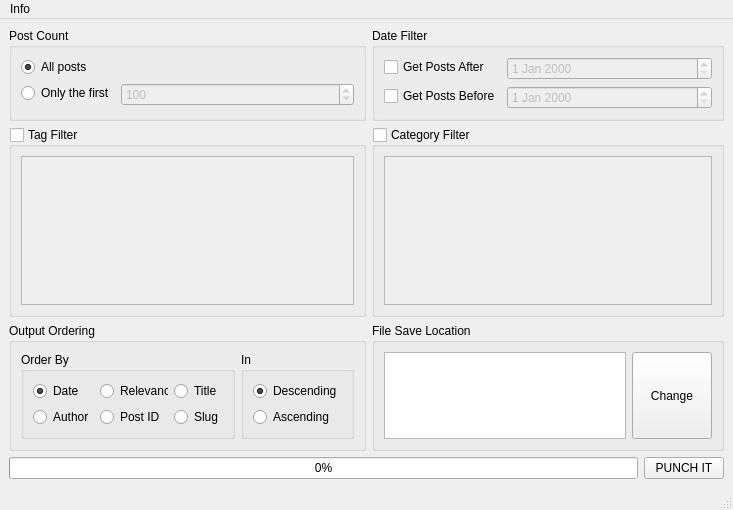
<?xml version="1.0" encoding="UTF-8"?>
<ui version="4.0">
 <class>PostDownloader</class>
 <widget class="QMainWindow" name="PostDownloader">
  <property name="geometry">
   <rect>
    <x>0</x>
    <y>0</y>
    <width>733</width>
    <height>510</height>
   </rect>
  </property>
  <property name="windowTitle">
   <string>PostDownloader</string>
  </property>
  <widget class="QWidget" name="centralwidget">
   <property name="minimumSize">
    <size>
     <width>731</width>
     <height>0</height>
    </size>
   </property>
   <layout class="QVBoxLayout" name="verticalLayout_2">
    <item>
     <layout class="QGridLayout" name="optionsGrid">
      <item row="5" column="0">
       <widget class="QGroupBox" name="orderingGroup">
        <property name="sizePolicy">
         <sizepolicy hsizetype="Preferred" vsizetype="Fixed">
          <horstretch>0</horstretch>
          <verstretch>0</verstretch>
         </sizepolicy>
        </property>
        <property name="title">
         <string>Output Ordering</string>
        </property>
        <layout class="QHBoxLayout" name="horizontalLayout">
         <item>
          <widget class="QGroupBox" name="orderByGroup">
           <property name="sizePolicy">
            <sizepolicy hsizetype="Minimum" vsizetype="Preferred">
             <horstretch>0</horstretch>
             <verstretch>0</verstretch>
            </sizepolicy>
           </property>
           <property name="minimumSize">
            <size>
             <width>204</width>
             <height>73</height>
            </size>
           </property>
           <property name="title">
            <string>Order By</string>
           </property>
           <layout class="QGridLayout" name="gridLayout_3">
            <item row="0" column="0">
             <widget class="QRadioButton" name="orderDateRB">
              <property name="sizePolicy">
               <sizepolicy hsizetype="Fixed" vsizetype="Fixed">
                <horstretch>0</horstretch>
                <verstretch>0</verstretch>
               </sizepolicy>
              </property>
              <property name="text">
               <string>Date</string>
              </property>
              <property name="checked">
               <bool>true</bool>
              </property>
             </widget>
            </item>
            <item row="0" column="3">
             <widget class="QRadioButton" name="orderRelRB">
              <property name="sizePolicy">
               <sizepolicy hsizetype="Fixed" vsizetype="Fixed">
                <horstretch>0</horstretch>
                <verstretch>0</verstretch>
               </sizepolicy>
              </property>
              <property name="text">
               <string>Relevance</string>
              </property>
             </widget>
            </item>
            <item row="0" column="4">
             <widget class="QRadioButton" name="orderTitleRB">
              <property name="sizePolicy">
               <sizepolicy hsizetype="Minimum" vsizetype="Fixed">
                <horstretch>0</horstretch>
                <verstretch>0</verstretch>
               </sizepolicy>
              </property>
              <property name="text">
               <string>Title</string>
              </property>
             </widget>
            </item>
            <item row="1" column="0">
             <widget class="QRadioButton" name="orderAuthorRB">
              <property name="sizePolicy">
               <sizepolicy hsizetype="Fixed" vsizetype="Fixed">
                <horstretch>0</horstretch>
                <verstretch>0</verstretch>
               </sizepolicy>
              </property>
              <property name="text">
               <string>Author</string>
              </property>
             </widget>
            </item>
            <item row="1" column="3">
             <widget class="QRadioButton" name="orderIdRB">
              <property name="sizePolicy">
               <sizepolicy hsizetype="Fixed" vsizetype="Fixed">
                <horstretch>0</horstretch>
                <verstretch>0</verstretch>
               </sizepolicy>
              </property>
              <property name="text">
               <string>Post ID</string>
              </property>
             </widget>
            </item>
            <item row="1" column="4">
             <widget class="QRadioButton" name="orderSlugRB">
              <property name="sizePolicy">
               <sizepolicy hsizetype="Fixed" vsizetype="Fixed">
                <horstretch>0</horstretch>
                <verstretch>0</verstretch>
               </sizepolicy>
              </property>
              <property name="text">
               <string>Slug</string>
              </property>
             </widget>
            </item>
           </layout>
          </widget>
         </item>
         <item>
          <widget class="QGroupBox" name="orderInGroup">
           <property name="title">
            <string>In</string>
           </property>
           <layout class="QVBoxLayout" name="verticalLayout_8">
            <item>
             <widget class="QRadioButton" name="descendingRB">
              <property name="enabled">
               <bool>true</bool>
              </property>
              <property name="sizePolicy">
               <sizepolicy hsizetype="Fixed" vsizetype="Fixed">
                <horstretch>0</horstretch>
                <verstretch>0</verstretch>
               </sizepolicy>
              </property>
              <property name="text">
               <string>Descending</string>
              </property>
              <property name="checked">
               <bool>true</bool>
              </property>
             </widget>
            </item>
            <item>
             <widget class="QRadioButton" name="ascendingRB">
              <property name="sizePolicy">
               <sizepolicy hsizetype="Fixed" vsizetype="Fixed">
                <horstretch>0</horstretch>
                <verstretch>0</verstretch>
               </sizepolicy>
              </property>
              <property name="text">
               <string>Ascending</string>
              </property>
              <property name="checked">
               <bool>false</bool>
              </property>
              <property name="autoExclusive">
               <bool>true</bool>
              </property>
             </widget>
            </item>
           </layout>
          </widget>
         </item>
        </layout>
       </widget>
      </item>
      <item row="3" column="1" rowspan="2">
       <widget class="QGroupBox" name="catFilterGroup">
        <property name="title">
         <string>Category Filter</string>
        </property>
        <property name="checkable">
         <bool>true</bool>
        </property>
        <property name="checked">
         <bool>false</bool>
        </property>
        <layout class="QVBoxLayout" name="verticalLayout_4">
         <item>
          <widget class="QPlainTextEdit" name="catTextEdit">
           <property name="sizePolicy">
            <sizepolicy hsizetype="Expanding" vsizetype="Expanding">
             <horstretch>0</horstretch>
             <verstretch>0</verstretch>
            </sizepolicy>
           </property>
          </widget>
         </item>
        </layout>
       </widget>
      </item>
      <item row="5" column="1">
       <widget class="QGroupBox" name="saveLocGroup">
        <property name="sizePolicy">
         <sizepolicy hsizetype="Preferred" vsizetype="Minimum">
          <horstretch>0</horstretch>
          <verstretch>0</verstretch>
         </sizepolicy>
        </property>
        <property name="title">
         <string>File Save Location</string>
        </property>
        <layout class="QGridLayout" name="gridLayout">
         <item row="0" column="1">
          <widget class="QPushButton" name="pathEditButton">
           <property name="sizePolicy">
            <sizepolicy hsizetype="Minimum" vsizetype="Minimum">
             <horstretch>0</horstretch>
             <verstretch>0</verstretch>
            </sizepolicy>
           </property>
           <property name="text">
            <string>Change</string>
           </property>
          </widget>
         </item>
         <item row="0" column="0">
          <widget class="QTextBrowser" name="pathTextEdit">
           <property name="sizePolicy">
            <sizepolicy hsizetype="Expanding" vsizetype="Ignored">
             <horstretch>0</horstretch>
             <verstretch>0</verstretch>
            </sizepolicy>
           </property>
          </widget>
         </item>
        </layout>
       </widget>
      </item>
      <item row="3" column="0" rowspan="2">
       <widget class="QGroupBox" name="tagFilterGroup">
        <property name="sizePolicy">
         <sizepolicy hsizetype="Preferred" vsizetype="Expanding">
          <horstretch>0</horstretch>
          <verstretch>0</verstretch>
         </sizepolicy>
        </property>
        <property name="title">
         <string>Tag Filter</string>
        </property>
        <property name="checkable">
         <bool>true</bool>
        </property>
        <property name="checked">
         <bool>false</bool>
        </property>
        <layout class="QVBoxLayout" name="verticalLayout_5">
         <item>
          <widget class="QPlainTextEdit" name="tagTextEdit">
           <property name="sizePolicy">
            <sizepolicy hsizetype="Expanding" vsizetype="Expanding">
             <horstretch>0</horstretch>
             <verstretch>0</verstretch>
            </sizepolicy>
           </property>
          </widget>
         </item>
        </layout>
       </widget>
      </item>
      <item row="0" column="0" rowspan="3">
       <widget class="QGroupBox" name="postCountGroup">
        <property name="sizePolicy">
         <sizepolicy hsizetype="Expanding" vsizetype="Preferred">
          <horstretch>0</horstretch>
          <verstretch>0</verstretch>
         </sizepolicy>
        </property>
        <property name="title">
         <string>Post Count</string>
        </property>
        <layout class="QFormLayout" name="formLayout">
         <item row="1" column="0">
          <widget class="QRadioButton" name="onlyRB">
           <property name="text">
            <string>Only the first</string>
           </property>
           <property name="checked">
            <bool>false</bool>
           </property>
          </widget>
         </item>
         <item row="1" column="1">
          <widget class="QSpinBox" name="postCount">
           <property name="enabled">
            <bool>false</bool>
           </property>
           <property name="maximum">
            <number>2147483647</number>
           </property>
           <property name="value">
            <number>100</number>
           </property>
          </widget>
         </item>
         <item row="0" column="0">
          <widget class="QRadioButton" name="allRB">
           <property name="text">
            <string>All posts</string>
           </property>
           <property name="checked">
            <bool>true</bool>
           </property>
          </widget>
         </item>
        </layout>
       </widget>
      </item>
      <item row="0" column="1" rowspan="3">
       <widget class="QGroupBox" name="dateFilterGroup">
        <property name="sizePolicy">
         <sizepolicy hsizetype="Expanding" vsizetype="Preferred">
          <horstretch>0</horstretch>
          <verstretch>0</verstretch>
         </sizepolicy>
        </property>
        <property name="title">
         <string>Date Filter</string>
        </property>
        <layout class="QFormLayout" name="formLayout_2">
         <item row="0" column="0">
          <widget class="QCheckBox" name="postsAfterCheckBox">
           <property name="text">
            <string>Get Posts After</string>
           </property>
          </widget>
         </item>
         <item row="0" column="1">
          <widget class="QDateEdit" name="afterDateEdit">
           <property name="enabled">
            <bool>false</bool>
           </property>
          </widget>
         </item>
         <item row="1" column="0">
          <widget class="QCheckBox" name="postsBeforeCheckBox">
           <property name="text">
            <string>Get Posts Before</string>
           </property>
          </widget>
         </item>
         <item row="1" column="1">
          <widget class="QDateEdit" name="beforeDateEdit">
           <property name="enabled">
            <bool>false</bool>
           </property>
          </widget>
         </item>
        </layout>
       </widget>
      </item>
     </layout>
    </item>
    <item>
     <layout class="QGridLayout" name="execGroup">
      <property name="sizeConstraint">
       <enum>QLayout::SetFixedSize</enum>
      </property>
      <item row="0" column="0">
       <widget class="QProgressBar" name="progressBar">
        <property name="sizePolicy">
         <sizepolicy hsizetype="Expanding" vsizetype="Minimum">
          <horstretch>0</horstretch>
          <verstretch>0</verstretch>
         </sizepolicy>
        </property>
        <property name="value">
         <number>0</number>
        </property>
       </widget>
      </item>
      <item row="0" column="1">
       <widget class="QPushButton" name="execButton">
        <property name="sizePolicy">
         <sizepolicy hsizetype="Minimum" vsizetype="Minimum">
          <horstretch>0</horstretch>
          <verstretch>0</verstretch>
         </sizepolicy>
        </property>
        <property name="minimumSize">
         <size>
          <width>0</width>
          <height>0</height>
         </size>
        </property>
        <property name="text">
         <string>PUNCH IT</string>
        </property>
       </widget>
      </item>
     </layout>
    </item>
   </layout>
  </widget>
  <widget class="QStatusBar" name="statusBar"/>
  <widget class="QMenuBar" name="menuBar">
   <property name="geometry">
    <rect>
     <x>0</x>
     <y>0</y>
     <width>733</width>
     <height>21</height>
    </rect>
   </property>
   <widget class="QMenu" name="menuAbout">
    <property name="title">
     <string>Info</string>
    </property>
    <addaction name="actionAbout"/>
    <addaction name="actionHelp"/>
   </widget>
   <addaction name="menuAbout"/>
  </widget>
  <action name="actionAbout">
   <property name="text">
    <string>Github Repo</string>
   </property>
  </action>
  <action name="actionHelp">
   <property name="text">
    <string>Help</string>
   </property>
  </action>
 </widget>
 <tabstops>
  <tabstop>allRB</tabstop>
  <tabstop>onlyRB</tabstop>
  <tabstop>postCount</tabstop>
  <tabstop>postsAfterCheckBox</tabstop>
  <tabstop>afterDateEdit</tabstop>
  <tabstop>postsBeforeCheckBox</tabstop>
  <tabstop>beforeDateEdit</tabstop>
  <tabstop>orderDateRB</tabstop>
  <tabstop>orderRelRB</tabstop>
  <tabstop>orderTitleRB</tabstop>
  <tabstop>orderAuthorRB</tabstop>
  <tabstop>orderIdRB</tabstop>
  <tabstop>orderSlugRB</tabstop>
  <tabstop>catFilterGroup</tabstop>
  <tabstop>catTextEdit</tabstop>
  <tabstop>tagTextEdit</tabstop>
  <tabstop>pathTextEdit</tabstop>
  <tabstop>pathEditButton</tabstop>
 </tabstops>
 <resources/>
 <connections>
  <connection>
   <sender>onlyRB</sender>
   <signal>toggled(bool)</signal>
   <receiver>postCount</receiver>
   <slot>setEnabled(bool)</slot>
   <hints>
    <hint type="sourcelabel">
     <x>70</x>
     <y>86</y>
    </hint>
    <hint type="destinationlabel">
     <x>144</x>
     <y>85</y>
    </hint>
   </hints>
  </connection>
  <connection>
   <sender>postsAfterCheckBox</sender>
   <signal>toggled(bool)</signal>
   <receiver>afterDateEdit</receiver>
   <slot>setEnabled(bool)</slot>
   <hints>
    <hint type="sourcelabel">
     <x>455</x>
     <y>63</y>
    </hint>
    <hint type="destinationlabel">
     <x>525</x>
     <y>64</y>
    </hint>
   </hints>
  </connection>
  <connection>
   <sender>postsBeforeCheckBox</sender>
   <signal>toggled(bool)</signal>
   <receiver>beforeDateEdit</receiver>
   <slot>setEnabled(bool)</slot>
   <hints>
    <hint type="sourcelabel">
     <x>449</x>
     <y>88</y>
    </hint>
    <hint type="destinationlabel">
     <x>525</x>
     <y>88</y>
    </hint>
   </hints>
  </connection>
  <connection>
   <sender>catFilterGroup</sender>
   <signal>toggled(bool)</signal>
   <receiver>PostDownloader</receiver>
   <slot>setCatFilter()</slot>
   <hints>
    <hint type="sourcelabel">
     <x>446</x>
     <y>152</y>
    </hint>
    <hint type="destinationlabel">
     <x>458</x>
     <y>0</y>
    </hint>
   </hints>
  </connection>
  <connection>
   <sender>tagFilterGroup</sender>
   <signal>toggled(bool)</signal>
   <receiver>PostDownloader</receiver>
   <slot>setTagFilter()</slot>
   <hints>
    <hint type="sourcelabel">
     <x>64</x>
     <y>150</y>
    </hint>
    <hint type="destinationlabel">
     <x>421</x>
     <y>0</y>
    </hint>
   </hints>
  </connection>
  <connection>
   <sender>orderDateRB</sender>
   <signal>clicked()</signal>
   <receiver>PostDownloader</receiver>
   <slot>setOutputOrder()</slot>
   <hints>
    <hint type="sourcelabel">
     <x>64</x>
     <y>405</y>
    </hint>
    <hint type="destinationlabel">
     <x>76</x>
     <y>0</y>
    </hint>
   </hints>
  </connection>
  <connection>
   <sender>orderRelRB</sender>
   <signal>clicked()</signal>
   <receiver>PostDownloader</receiver>
   <slot>setOutputOrder()</slot>
   <hints>
    <hint type="sourcelabel">
     <x>133</x>
     <y>405</y>
    </hint>
    <hint type="destinationlabel">
     <x>162</x>
     <y>0</y>
    </hint>
   </hints>
  </connection>
  <connection>
   <sender>orderTitleRB</sender>
   <signal>clicked()</signal>
   <receiver>PostDownloader</receiver>
   <slot>setOutputOrder()</slot>
   <hints>
    <hint type="sourcelabel">
     <x>193</x>
     <y>405</y>
    </hint>
    <hint type="destinationlabel">
     <x>201</x>
     <y>0</y>
    </hint>
   </hints>
  </connection>
  <connection>
   <sender>orderSlugRB</sender>
   <signal>clicked()</signal>
   <receiver>PostDownloader</receiver>
   <slot>setOutputOrder()</slot>
   <hints>
    <hint type="sourcelabel">
     <x>177</x>
     <y>428</y>
    </hint>
    <hint type="destinationlabel">
     <x>183</x>
     <y>0</y>
    </hint>
   </hints>
  </connection>
  <connection>
   <sender>orderIdRB</sender>
   <signal>clicked()</signal>
   <receiver>PostDownloader</receiver>
   <slot>setOutputOrder()</slot>
   <hints>
    <hint type="sourcelabel">
     <x>145</x>
     <y>428</y>
    </hint>
    <hint type="destinationlabel">
     <x>130</x>
     <y>0</y>
    </hint>
   </hints>
  </connection>
  <connection>
   <sender>orderAuthorRB</sender>
   <signal>clicked()</signal>
   <receiver>PostDownloader</receiver>
   <slot>setOutputOrder()</slot>
   <hints>
    <hint type="sourcelabel">
     <x>46</x>
     <y>428</y>
    </hint>
    <hint type="destinationlabel">
     <x>264</x>
     <y>0</y>
    </hint>
   </hints>
  </connection>
  <connection>
   <sender>ascendingRB</sender>
   <signal>clicked()</signal>
   <receiver>PostDownloader</receiver>
   <slot>setOutputOrder()</slot>
   <hints>
    <hint type="sourcelabel">
     <x>288</x>
     <y>428</y>
    </hint>
    <hint type="destinationlabel">
     <x>317</x>
     <y>0</y>
    </hint>
   </hints>
  </connection>
  <connection>
   <sender>descendingRB</sender>
   <signal>clicked()</signal>
   <receiver>PostDownloader</receiver>
   <slot>setOutputOrder()</slot>
   <hints>
    <hint type="sourcelabel">
     <x>284</x>
     <y>405</y>
    </hint>
    <hint type="destinationlabel">
     <x>308</x>
     <y>0</y>
    </hint>
   </hints>
  </connection>
  <connection>
   <sender>onlyRB</sender>
   <signal>toggled(bool)</signal>
   <receiver>PostDownloader</receiver>
   <slot>setPostLimit()</slot>
   <hints>
    <hint type="sourcelabel">
     <x>62</x>
     <y>85</y>
    </hint>
    <hint type="destinationlabel">
     <x>484</x>
     <y>0</y>
    </hint>
   </hints>
  </connection>
  <connection>
   <sender>postCount</sender>
   <signal>editingFinished()</signal>
   <receiver>PostDownloader</receiver>
   <slot>updatePostCount()</slot>
   <hints>
    <hint type="sourcelabel">
     <x>246</x>
     <y>81</y>
    </hint>
    <hint type="destinationlabel">
     <x>461</x>
     <y>0</y>
    </hint>
   </hints>
  </connection>
  <connection>
   <sender>catTextEdit</sender>
   <signal>textChanged()</signal>
   <receiver>PostDownloader</receiver>
   <slot>updateCatFilter()</slot>
   <hints>
    <hint type="sourcelabel">
     <x>587</x>
     <y>181</y>
    </hint>
    <hint type="destinationlabel">
     <x>730</x>
     <y>204</y>
    </hint>
   </hints>
  </connection>
  <connection>
   <sender>tagTextEdit</sender>
   <signal>textChanged()</signal>
   <receiver>PostDownloader</receiver>
   <slot>updateTagFilter()</slot>
   <hints>
    <hint type="sourcelabel">
     <x>206</x>
     <y>177</y>
    </hint>
    <hint type="destinationlabel">
     <x>0</x>
     <y>174</y>
    </hint>
   </hints>
  </connection>
  <connection>
   <sender>pathEditButton</sender>
   <signal>clicked()</signal>
   <receiver>PostDownloader</receiver>
   <slot>setOutputPath()</slot>
   <hints>
    <hint type="sourcelabel">
     <x>690</x>
     <y>401</y>
    </hint>
    <hint type="destinationlabel">
     <x>730</x>
     <y>397</y>
    </hint>
   </hints>
  </connection>
  <connection>
   <sender>execButton</sender>
   <signal>clicked()</signal>
   <receiver>PostDownloader</receiver>
   <slot>executeDownload()</slot>
   <hints>
    <hint type="sourcelabel">
     <x>709</x>
     <y>469</y>
    </hint>
    <hint type="destinationlabel">
     <x>730</x>
     <y>437</y>
    </hint>
   </hints>
  </connection>
  <connection>
   <sender>postsAfterCheckBox</sender>
   <signal>toggled(bool)</signal>
   <receiver>PostDownloader</receiver>
   <slot>setDateFilter()</slot>
   <hints>
    <hint type="sourcelabel">
     <x>396</x>
     <y>57</y>
    </hint>
    <hint type="destinationlabel">
     <x>731</x>
     <y>29</y>
    </hint>
   </hints>
  </connection>
  <connection>
   <sender>postsBeforeCheckBox</sender>
   <signal>toggled(bool)</signal>
   <receiver>PostDownloader</receiver>
   <slot>setDateFilter()</slot>
   <hints>
    <hint type="sourcelabel">
     <x>385</x>
     <y>86</y>
    </hint>
    <hint type="destinationlabel">
     <x>735</x>
     <y>56</y>
    </hint>
   </hints>
  </connection>
  <connection>
   <sender>afterDateEdit</sender>
   <signal>editingFinished()</signal>
   <receiver>PostDownloader</receiver>
   <slot>updateDateFilter()</slot>
   <hints>
    <hint type="sourcelabel">
     <x>695</x>
     <y>64</y>
    </hint>
    <hint type="destinationlabel">
     <x>671</x>
     <y>-1</y>
    </hint>
   </hints>
  </connection>
  <connection>
   <sender>beforeDateEdit</sender>
   <signal>editingFinished()</signal>
   <receiver>PostDownloader</receiver>
   <slot>updateDateFilter()</slot>
   <hints>
    <hint type="sourcelabel">
     <x>645</x>
     <y>91</y>
    </hint>
    <hint type="destinationlabel">
     <x>733</x>
     <y>100</y>
    </hint>
   </hints>
  </connection>
  <connection>
   <sender>actionAbout</sender>
   <signal>triggered()</signal>
   <receiver>PostDownloader</receiver>
   <slot>launchGithubPage()</slot>
   <hints>
    <hint type="sourcelabel">
     <x>-1</x>
     <y>-1</y>
    </hint>
    <hint type="destinationlabel">
     <x>366</x>
     <y>254</y>
    </hint>
   </hints>
  </connection>
  <connection>
   <sender>actionHelp</sender>
   <signal>triggered()</signal>
   <receiver>PostDownloader</receiver>
   <slot>launchHelpPage()</slot>
   <hints>
    <hint type="sourcelabel">
     <x>-1</x>
     <y>-1</y>
    </hint>
    <hint type="destinationlabel">
     <x>366</x>
     <y>254</y>
    </hint>
   </hints>
  </connection>
 </connections>
 <slots>
  <slot>setCatFilter()</slot>
  <slot>setTagFilter()</slot>
  <slot>executeDownload()</slot>
  <slot>setOutputOrder()</slot>
  <slot>setPostLimit()</slot>
  <slot>updatePostCount()</slot>
  <slot>updateCatFilter()</slot>
  <slot>updateTagFilter()</slot>
  <slot>setOutputPath()</slot>
  <slot>setDateFilter()</slot>
  <slot>updateDateFilter()</slot>
  <slot>launchGithubPage()</slot>
  <slot>launchHelpPage()</slot>
 </slots>
</ui>
